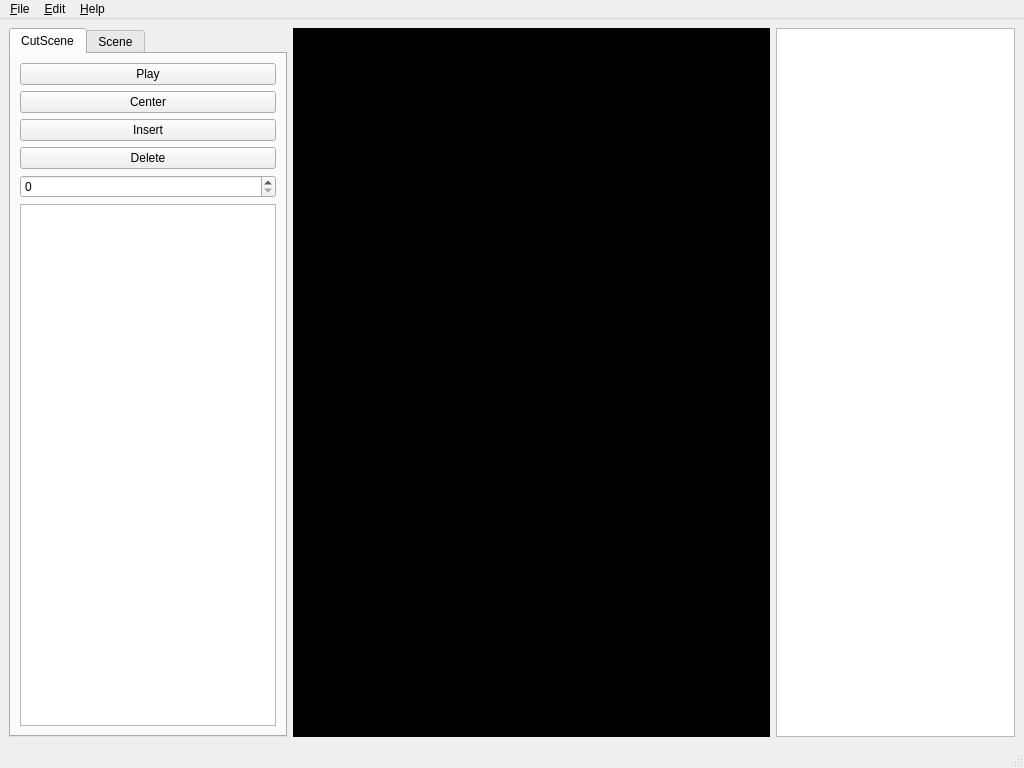
<?xml version="1.0" encoding="UTF-8"?>
<ui version="4.0">
 <class>MainWindow</class>
 <widget class="QMainWindow" name="MainWindow">
  <property name="geometry">
   <rect>
    <x>0</x>
    <y>0</y>
    <width>1024</width>
    <height>768</height>
   </rect>
  </property>
  <property name="windowTitle">
   <string>MainWindow</string>
  </property>
  <widget class="QWidget" name="centralwidget">
   <layout class="QHBoxLayout" name="horizontalLayout" stretch="0,2,1">
    <item>
     <widget class="QTabWidget" name="tabWidget">
      <property name="currentIndex">
       <number>0</number>
      </property>
      <widget class="QWidget" name="tabCutScene">
       <attribute name="title">
        <string>CutScene</string>
       </attribute>
       <layout class="QVBoxLayout" name="verticalLayout">
        <item>
         <widget class="QPushButton" name="playButton">
          <property name="text">
           <string>Play</string>
          </property>
         </widget>
        </item>
        <item>
         <widget class="QPushButton" name="centerButton">
          <property name="text">
           <string>Center</string>
          </property>
         </widget>
        </item>
        <item>
         <widget class="QPushButton" name="insertButton">
          <property name="text">
           <string>Insert</string>
          </property>
         </widget>
        </item>
        <item>
         <widget class="QPushButton" name="deleteButton">
          <property name="text">
           <string>Delete</string>
          </property>
         </widget>
        </item>
        <item>
         <widget class="QSpinBox" name="spinBox"/>
        </item>
        <item>
         <widget class="QListWidget" name="nodesList"/>
        </item>
       </layout>
      </widget>
      <widget class="QWidget" name="tabScene">
       <attribute name="title">
        <string>Scene</string>
       </attribute>
       <layout class="QVBoxLayout" name="verticalLayout_2">
        <item>
         <widget class="QTreeWidget" name="treeWidget">
          <column>
           <property name="text">
            <string notr="true">1</string>
           </property>
          </column>
         </widget>
        </item>
       </layout>
      </widget>
     </widget>
    </item>
    <item>
     <widget class="QWidget" name="widget" native="true">
      <property name="autoFillBackground">
       <bool>false</bool>
      </property>
      <property name="styleSheet">
       <string notr="true">QWidget {
  background-color: black;
}</string>
      </property>
      <zorder>tabWidget</zorder>
     </widget>
    </item>
    <item>
     <widget class="QTableWidget" name="propertiesTable"/>
    </item>
   </layout>
  </widget>
  <widget class="QMenuBar" name="menubar">
   <property name="geometry">
    <rect>
     <x>0</x>
     <y>0</y>
     <width>1024</width>
     <height>40</height>
    </rect>
   </property>
   <widget class="QMenu" name="menu_File">
    <property name="title">
     <string>&amp;File</string>
    </property>
    <addaction name="action_New"/>
    <addaction name="action_File"/>
    <addaction name="actionSave_as"/>
    <addaction name="separator"/>
    <addaction name="action_Quit"/>
   </widget>
   <widget class="QMenu" name="menu_Edit">
    <property name="title">
     <string>&amp;Edit</string>
    </property>
    <addaction name="action_Settings"/>
   </widget>
   <widget class="QMenu" name="menu_Help">
    <property name="title">
     <string>&amp;Help</string>
    </property>
    <addaction name="action_Web_home"/>
    <addaction name="action_About"/>
    <addaction name="actionAbout_Qt"/>
   </widget>
   <addaction name="menu_File"/>
   <addaction name="menu_Edit"/>
   <addaction name="menu_Help"/>
  </widget>
  <widget class="QStatusBar" name="statusbar"/>
  <action name="action_New">
   <property name="text">
    <string>&amp;New</string>
   </property>
  </action>
  <action name="action_File">
   <property name="text">
    <string>&amp;Save</string>
   </property>
  </action>
  <action name="actionSave_as">
   <property name="text">
    <string>Save &amp;as</string>
   </property>
  </action>
  <action name="action_Quit">
   <property name="text">
    <string>&amp;Quit</string>
   </property>
  </action>
  <action name="action_Settings">
   <property name="text">
    <string>&amp;Settings</string>
   </property>
  </action>
  <action name="action_Web_home">
   <property name="text">
    <string>&amp;Web home</string>
   </property>
  </action>
  <action name="action_About">
   <property name="text">
    <string>&amp;About</string>
   </property>
  </action>
  <action name="actionAbout_Qt">
   <property name="text">
    <string>About &amp;Qt</string>
   </property>
  </action>
 </widget>
 <resources/>
 <connections/>
</ui>
